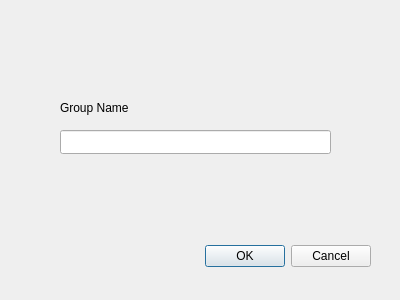
<?xml version="1.0" encoding="UTF-8"?>
<ui version="4.0">
 <class>NewGroupDialog</class>
 <widget class="QDialog" name="NewGroupDialog">
  <property name="geometry">
   <rect>
    <x>0</x>
    <y>0</y>
    <width>400</width>
    <height>300</height>
   </rect>
  </property>
  <property name="contextMenuPolicy">
   <enum>Qt::NoContextMenu</enum>
  </property>
  <property name="windowTitle">
   <string>Dialog</string>
  </property>
  <widget class="QDialogButtonBox" name="buttonBox">
   <property name="geometry">
    <rect>
     <x>30</x>
     <y>240</y>
     <width>341</width>
     <height>32</height>
    </rect>
   </property>
   <property name="orientation">
    <enum>Qt::Horizontal</enum>
   </property>
   <property name="standardButtons">
    <set>QDialogButtonBox::Cancel|QDialogButtonBox::Ok</set>
   </property>
  </widget>
  <widget class="QLabel" name="label">
   <property name="geometry">
    <rect>
     <x>60</x>
     <y>100</y>
     <width>91</width>
     <height>16</height>
    </rect>
   </property>
   <property name="text">
    <string>Group Name</string>
   </property>
  </widget>
  <widget class="QLineEdit" name="lineEdit">
   <property name="geometry">
    <rect>
     <x>60</x>
     <y>130</y>
     <width>271</width>
     <height>24</height>
    </rect>
   </property>
  </widget>
 </widget>
 <resources/>
 <connections>
  <connection>
   <sender>buttonBox</sender>
   <signal>accepted()</signal>
   <receiver>NewGroupDialog</receiver>
   <slot>accept()</slot>
   <hints>
    <hint type="sourcelabel">
     <x>248</x>
     <y>254</y>
    </hint>
    <hint type="destinationlabel">
     <x>157</x>
     <y>274</y>
    </hint>
   </hints>
  </connection>
  <connection>
   <sender>buttonBox</sender>
   <signal>rejected()</signal>
   <receiver>NewGroupDialog</receiver>
   <slot>reject()</slot>
   <hints>
    <hint type="sourcelabel">
     <x>316</x>
     <y>260</y>
    </hint>
    <hint type="destinationlabel">
     <x>286</x>
     <y>274</y>
    </hint>
   </hints>
  </connection>
 </connections>
</ui>
